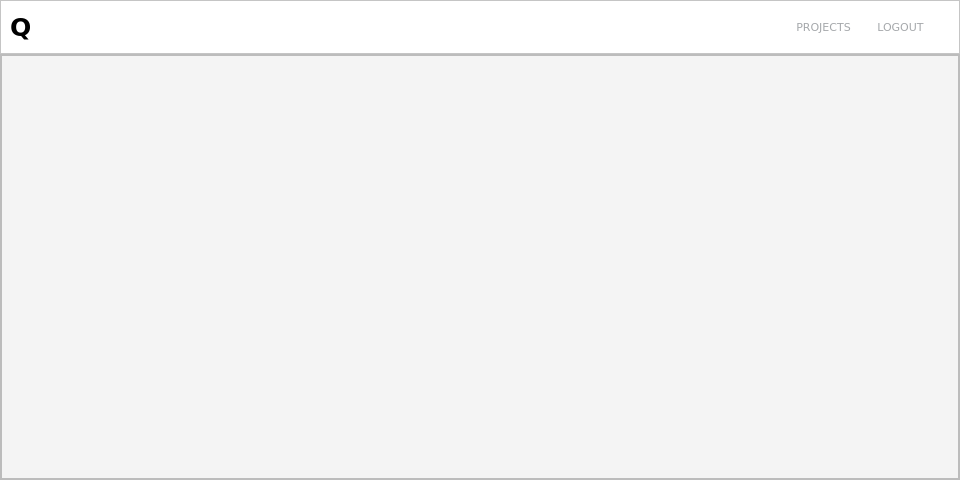
<?xml version="1.0" encoding="UTF-8"?>
<ui version="4.0">
 <class>Mapping</class>
 <widget class="QDialog" name="Mapping">
  <property name="geometry">
   <rect>
    <x>0</x>
    <y>0</y>
    <width>960</width>
    <height>480</height>
   </rect>
  </property>
  <property name="windowTitle">
   <string>Dialog</string>
  </property>
  <layout class="QVBoxLayout" name="verticalLayout_2">
   <property name="spacing">
    <number>0</number>
   </property>
   <property name="leftMargin">
    <number>0</number>
   </property>
   <property name="topMargin">
    <number>0</number>
   </property>
   <property name="rightMargin">
    <number>0</number>
   </property>
   <property name="bottomMargin">
    <number>0</number>
   </property>
   <item>
    <widget class="QFrame" name="frame">
     <property name="palette">
      <palette>
       <active>
        <colorrole role="WindowText">
         <brush brushstyle="SolidPattern">
          <color alpha="255">
           <red>0</red>
           <green>0</green>
           <blue>0</blue>
          </color>
         </brush>
        </colorrole>
        <colorrole role="Button">
         <brush brushstyle="SolidPattern">
          <color alpha="255">
           <red>255</red>
           <green>255</green>
           <blue>255</blue>
          </color>
         </brush>
        </colorrole>
        <colorrole role="Light">
         <brush brushstyle="SolidPattern">
          <color alpha="255">
           <red>255</red>
           <green>255</green>
           <blue>255</blue>
          </color>
         </brush>
        </colorrole>
        <colorrole role="Midlight">
         <brush brushstyle="SolidPattern">
          <color alpha="255">
           <red>238</red>
           <green>238</green>
           <blue>236</blue>
          </color>
         </brush>
        </colorrole>
        <colorrole role="Dark">
         <brush brushstyle="SolidPattern">
          <color alpha="255">
           <red>186</red>
           <green>189</green>
           <blue>182</blue>
          </color>
         </brush>
        </colorrole>
        <colorrole role="Mid">
         <brush brushstyle="SolidPattern">
          <color alpha="255">
           <red>238</red>
           <green>238</green>
           <blue>236</blue>
          </color>
         </brush>
        </colorrole>
        <colorrole role="Text">
         <brush brushstyle="SolidPattern">
          <color alpha="255">
           <red>0</red>
           <green>0</green>
           <blue>0</blue>
          </color>
         </brush>
        </colorrole>
        <colorrole role="BrightText">
         <brush brushstyle="SolidPattern">
          <color alpha="255">
           <red>255</red>
           <green>255</green>
           <blue>255</blue>
          </color>
         </brush>
        </colorrole>
        <colorrole role="ButtonText">
         <brush brushstyle="SolidPattern">
          <color alpha="255">
           <red>0</red>
           <green>0</green>
           <blue>0</blue>
          </color>
         </brush>
        </colorrole>
        <colorrole role="Base">
         <brush brushstyle="SolidPattern">
          <color alpha="255">
           <red>255</red>
           <green>255</green>
           <blue>255</blue>
          </color>
         </brush>
        </colorrole>
        <colorrole role="Window">
         <brush brushstyle="SolidPattern">
          <color alpha="255">
           <red>255</red>
           <green>255</green>
           <blue>255</blue>
          </color>
         </brush>
        </colorrole>
        <colorrole role="Shadow">
         <brush brushstyle="SolidPattern">
          <color alpha="255">
           <red>186</red>
           <green>189</green>
           <blue>182</blue>
          </color>
         </brush>
        </colorrole>
        <colorrole role="AlternateBase">
         <brush brushstyle="SolidPattern">
          <color alpha="255">
           <red>220</red>
           <green>222</green>
           <blue>218</blue>
          </color>
         </brush>
        </colorrole>
        <colorrole role="ToolTipBase">
         <brush brushstyle="SolidPattern">
          <color alpha="255">
           <red>255</red>
           <green>255</green>
           <blue>220</blue>
          </color>
         </brush>
        </colorrole>
        <colorrole role="ToolTipText">
         <brush brushstyle="SolidPattern">
          <color alpha="255">
           <red>0</red>
           <green>0</green>
           <blue>0</blue>
          </color>
         </brush>
        </colorrole>
        <colorrole role="PlaceholderText">
         <brush brushstyle="SolidPattern">
          <color alpha="128">
           <red>0</red>
           <green>0</green>
           <blue>0</blue>
          </color>
         </brush>
        </colorrole>
       </active>
       <inactive>
        <colorrole role="WindowText">
         <brush brushstyle="SolidPattern">
          <color alpha="255">
           <red>0</red>
           <green>0</green>
           <blue>0</blue>
          </color>
         </brush>
        </colorrole>
        <colorrole role="Button">
         <brush brushstyle="SolidPattern">
          <color alpha="255">
           <red>255</red>
           <green>255</green>
           <blue>255</blue>
          </color>
         </brush>
        </colorrole>
        <colorrole role="Light">
         <brush brushstyle="SolidPattern">
          <color alpha="255">
           <red>255</red>
           <green>255</green>
           <blue>255</blue>
          </color>
         </brush>
        </colorrole>
        <colorrole role="Midlight">
         <brush brushstyle="SolidPattern">
          <color alpha="255">
           <red>238</red>
           <green>238</green>
           <blue>236</blue>
          </color>
         </brush>
        </colorrole>
        <colorrole role="Dark">
         <brush brushstyle="SolidPattern">
          <color alpha="255">
           <red>186</red>
           <green>189</green>
           <blue>182</blue>
          </color>
         </brush>
        </colorrole>
        <colorrole role="Mid">
         <brush brushstyle="SolidPattern">
          <color alpha="255">
           <red>238</red>
           <green>238</green>
           <blue>236</blue>
          </color>
         </brush>
        </colorrole>
        <colorrole role="Text">
         <brush brushstyle="SolidPattern">
          <color alpha="255">
           <red>0</red>
           <green>0</green>
           <blue>0</blue>
          </color>
         </brush>
        </colorrole>
        <colorrole role="BrightText">
         <brush brushstyle="SolidPattern">
          <color alpha="255">
           <red>255</red>
           <green>255</green>
           <blue>255</blue>
          </color>
         </brush>
        </colorrole>
        <colorrole role="ButtonText">
         <brush brushstyle="SolidPattern">
          <color alpha="255">
           <red>0</red>
           <green>0</green>
           <blue>0</blue>
          </color>
         </brush>
        </colorrole>
        <colorrole role="Base">
         <brush brushstyle="SolidPattern">
          <color alpha="255">
           <red>255</red>
           <green>255</green>
           <blue>255</blue>
          </color>
         </brush>
        </colorrole>
        <colorrole role="Window">
         <brush brushstyle="SolidPattern">
          <color alpha="255">
           <red>255</red>
           <green>255</green>
           <blue>255</blue>
          </color>
         </brush>
        </colorrole>
        <colorrole role="Shadow">
         <brush brushstyle="SolidPattern">
          <color alpha="255">
           <red>186</red>
           <green>189</green>
           <blue>182</blue>
          </color>
         </brush>
        </colorrole>
        <colorrole role="AlternateBase">
         <brush brushstyle="SolidPattern">
          <color alpha="255">
           <red>220</red>
           <green>222</green>
           <blue>218</blue>
          </color>
         </brush>
        </colorrole>
        <colorrole role="ToolTipBase">
         <brush brushstyle="SolidPattern">
          <color alpha="255">
           <red>255</red>
           <green>255</green>
           <blue>220</blue>
          </color>
         </brush>
        </colorrole>
        <colorrole role="ToolTipText">
         <brush brushstyle="SolidPattern">
          <color alpha="255">
           <red>0</red>
           <green>0</green>
           <blue>0</blue>
          </color>
         </brush>
        </colorrole>
        <colorrole role="PlaceholderText">
         <brush brushstyle="SolidPattern">
          <color alpha="128">
           <red>0</red>
           <green>0</green>
           <blue>0</blue>
          </color>
         </brush>
        </colorrole>
       </inactive>
       <disabled>
        <colorrole role="WindowText">
         <brush brushstyle="SolidPattern">
          <color alpha="255">
           <red>186</red>
           <green>189</green>
           <blue>182</blue>
          </color>
         </brush>
        </colorrole>
        <colorrole role="Button">
         <brush brushstyle="SolidPattern">
          <color alpha="255">
           <red>255</red>
           <green>255</green>
           <blue>255</blue>
          </color>
         </brush>
        </colorrole>
        <colorrole role="Light">
         <brush brushstyle="SolidPattern">
          <color alpha="255">
           <red>255</red>
           <green>255</green>
           <blue>255</blue>
          </color>
         </brush>
        </colorrole>
        <colorrole role="Midlight">
         <brush brushstyle="SolidPattern">
          <color alpha="255">
           <red>238</red>
           <green>238</green>
           <blue>236</blue>
          </color>
         </brush>
        </colorrole>
        <colorrole role="Dark">
         <brush brushstyle="SolidPattern">
          <color alpha="255">
           <red>186</red>
           <green>189</green>
           <blue>182</blue>
          </color>
         </brush>
        </colorrole>
        <colorrole role="Mid">
         <brush brushstyle="SolidPattern">
          <color alpha="255">
           <red>238</red>
           <green>238</green>
           <blue>236</blue>
          </color>
         </brush>
        </colorrole>
        <colorrole role="Text">
         <brush brushstyle="SolidPattern">
          <color alpha="255">
           <red>186</red>
           <green>189</green>
           <blue>182</blue>
          </color>
         </brush>
        </colorrole>
        <colorrole role="BrightText">
         <brush brushstyle="SolidPattern">
          <color alpha="255">
           <red>255</red>
           <green>255</green>
           <blue>255</blue>
          </color>
         </brush>
        </colorrole>
        <colorrole role="ButtonText">
         <brush brushstyle="SolidPattern">
          <color alpha="255">
           <red>186</red>
           <green>189</green>
           <blue>182</blue>
          </color>
         </brush>
        </colorrole>
        <colorrole role="Base">
         <brush brushstyle="SolidPattern">
          <color alpha="255">
           <red>255</red>
           <green>255</green>
           <blue>255</blue>
          </color>
         </brush>
        </colorrole>
        <colorrole role="Window">
         <brush brushstyle="SolidPattern">
          <color alpha="255">
           <red>255</red>
           <green>255</green>
           <blue>255</blue>
          </color>
         </brush>
        </colorrole>
        <colorrole role="Shadow">
         <brush brushstyle="SolidPattern">
          <color alpha="255">
           <red>186</red>
           <green>189</green>
           <blue>182</blue>
          </color>
         </brush>
        </colorrole>
        <colorrole role="AlternateBase">
         <brush brushstyle="SolidPattern">
          <color alpha="255">
           <red>186</red>
           <green>189</green>
           <blue>182</blue>
          </color>
         </brush>
        </colorrole>
        <colorrole role="ToolTipBase">
         <brush brushstyle="SolidPattern">
          <color alpha="255">
           <red>255</red>
           <green>255</green>
           <blue>220</blue>
          </color>
         </brush>
        </colorrole>
        <colorrole role="ToolTipText">
         <brush brushstyle="SolidPattern">
          <color alpha="255">
           <red>0</red>
           <green>0</green>
           <blue>0</blue>
          </color>
         </brush>
        </colorrole>
        <colorrole role="PlaceholderText">
         <brush brushstyle="SolidPattern">
          <color alpha="128">
           <red>0</red>
           <green>0</green>
           <blue>0</blue>
          </color>
         </brush>
        </colorrole>
       </disabled>
      </palette>
     </property>
     <property name="styleSheet">
      <string notr="true">QFrame { 
   background-color: rgb(255, 255, 255)
} 

QPushButton {
   background-color: qlineargradient(spread:pad, x1:0, y1:0, x2:1, y2:0, stop:0 rgba(255, 255, 255, 255), stop:1 rgba(255, 255, 255, 255));
   border-style: outset;
   border-width: 0px;
   padding: 10px;
   color: rgb(165, 168, 171)
}</string>
     </property>
     <property name="frameShape">
      <enum>QFrame::StyledPanel</enum>
     </property>
     <property name="frameShadow">
      <enum>QFrame::Raised</enum>
     </property>
     <layout class="QHBoxLayout" name="horizontalLayout_2">
      <property name="rightMargin">
       <number>25</number>
      </property>
      <item>
       <layout class="QHBoxLayout" name="horizontalLayout">
        <item>
         <widget class="QLabel" name="label">
          <property name="font">
           <font>
            <family>DejaVu Sans</family>
            <pointsize>19</pointsize>
            <weight>75</weight>
            <bold>true</bold>
           </font>
          </property>
          <property name="text">
           <string>Q</string>
          </property>
         </widget>
        </item>
        <item>
         <spacer name="horizontalSpacer">
          <property name="orientation">
           <enum>Qt::Horizontal</enum>
          </property>
          <property name="sizeHint" stdset="0">
           <size>
            <width>40</width>
            <height>20</height>
           </size>
          </property>
         </spacer>
        </item>
        <item>
         <widget class="QPushButton" name="pushButton_projects">
          <property name="font">
           <font>
            <family>DejaVu Sans</family>
            <pointsize>8</pointsize>
           </font>
          </property>
          <property name="text">
           <string>PROJECTS</string>
          </property>
         </widget>
        </item>
        <item>
         <widget class="QPushButton" name="pushButton_logout">
          <property name="font">
           <font>
            <family>DejaVu Sans</family>
            <pointsize>8</pointsize>
           </font>
          </property>
          <property name="text">
           <string>LOGOUT</string>
          </property>
         </widget>
        </item>
       </layout>
      </item>
     </layout>
    </widget>
   </item>
   <item>
    <widget class="QFrame" name="frame_list">
     <property name="autoFillBackground">
      <bool>false</bool>
     </property>
     <property name="styleSheet">
      <string notr="true">QFrame { 
   background-color: rgb(244, 244, 244)
} 
</string>
     </property>
     <property name="frameShape">
      <enum>QFrame::StyledPanel</enum>
     </property>
     <property name="frameShadow">
      <enum>QFrame::Raised</enum>
     </property>
     <layout class="QVBoxLayout" name="verticalLayout_3">
      <property name="leftMargin">
       <number>0</number>
      </property>
      <property name="topMargin">
       <number>0</number>
      </property>
      <property name="rightMargin">
       <number>0</number>
      </property>
      <property name="bottomMargin">
       <number>0</number>
      </property>
      <item>
       <widget class="QListView" name="listView"/>
      </item>
     </layout>
    </widget>
   </item>
  </layout>
 </widget>
 <resources/>
 <connections/>
</ui>
